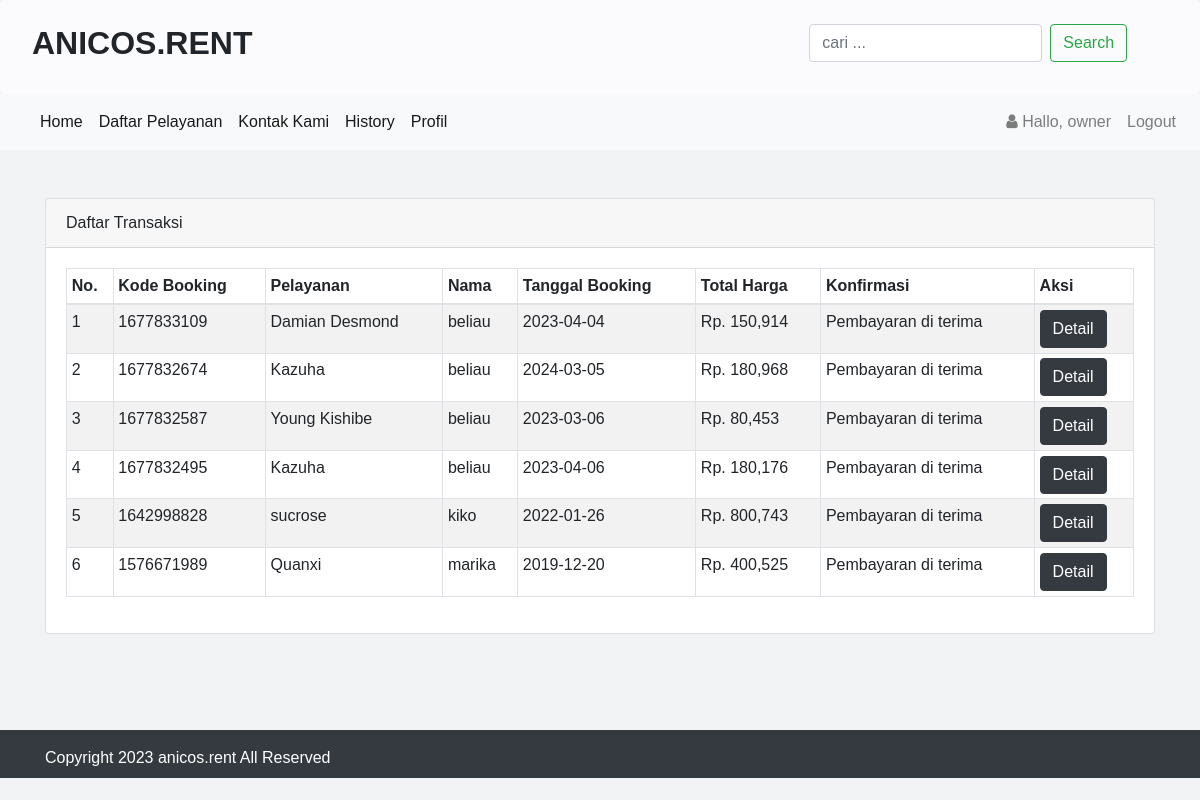
Screenshot of /history.php (signed in) with the database file from the repository.
### tables this page shows
CREATE TABLE `infoweb` (
  `id` int(11) NOT NULL,
  `nama_rental` varchar(255) DEFAULT NULL,
  `telp` varchar(15) DEFAULT NULL,
  `alamat` text,
  `email` varchar(255) DEFAULT NULL,
  `no_rek` text,
  `updated_at` timestamp NOT NULL DEFAULT CURRENT_TIMESTAMP
);

CREATE TABLE `booking` (
  `id_booking` int(11) NOT NULL,
  `kode_booking` varchar(255) NOT NULL,
  `id_login` int(11) NOT NULL,
  `id_mobil` int(11) NOT NULL,
  `ktp` varchar(255) NOT NULL,
  `nama` varchar(255) NOT NULL,
  `alamat` varchar(255) NOT NULL,
  `no_tlp` varchar(15) NOT NULL,
  `tanggal` varchar(255) NOT NULL,
  `lama_sewa` int(11) NOT NULL,
  `total_harga` int(11) NOT NULL,
  `konfirmasi_pembayaran` varchar(255) NOT NULL,
  `tgl_input` varchar(255) NOT NULL
);

CREATE TABLE `mobil` (
  `id_mobil` int(11) NOT NULL,
  `no_plat` varchar(255) NOT NULL,
  `merk` varchar(255) NOT NULL,
  `harga` int(255) NOT NULL,
  `deskripsi` varchar(255) NOT NULL,
  `status` varchar(255) NOT NULL,
  `gambar` text NOT NULL
);

### koneksi/koneksi.php (called while the page is built, shortened)
<?php
    $user = 'root';
    $pass = '';
    $koneksi = new PDO("mysql:host=localhost;dbname=rental_anicos", $user, $pass);
    $url = "http://localhost:8000/";
    $sql_web = "SELECT * FROM infoweb WHERE id = 1";
    $row_web = $koneksi->prepare($sql_web);
    $row_web->execute();
    $info_web = $row_web->fetch(PDO::FETCH_OBJ);
?>

### history.php (the view, shortened to what this page needs)
<?php
    require 'koneksi/koneksi.php';
    include 'header.php';
    $hasil = $koneksi->query("SELECT mobil.merk, booking.* FROM booking JOIN mobil ON
    booking.id_mobil=mobil.id_mobil ORDER BY id_booking DESC")->fetchAll();
?>
<br>
<br>
<div class="container">
<div class="row">
    <div class="col-sm-12">
         <div class="card">
            <div class="card-header">
                Daftar Transaksi
            </div>
            <div class="card-body">
                <table class="table table-striped table-bordered table-sm">
                    <thead>
                        <tr>
                            <th>No. </th>
                            <th>Kode Booking</th>
                            <th>Pelayanan</th>
                            <th>Nama </th>
                            <th>Tanggal Booking </th>
                            <th>Total Harga</th>
                            <th>Konfirmasi</th>
                            <th>Aksi</th>
                        </tr>
                    </thead>
                    <tbody>
                        <?php  $no=1; foreach($hasil as $isi){?>
                        <tr>
                            <td><?php echo $no;?></td>
                            <td><?= $isi['kode_booking'];?></td>
                            <td><?= $isi['merk'];?></td>
                            <td><?= $isi['nama'];?></td>
                            <td><?= $isi['tanggal'];?></td>
                            <td>Rp. <?= number_format($isi['total_harga']);?></td>
                            <td><?= $isi['konfirmasi_pembayaran'];?></td>
                            <td>
                                <a class="btn btn-dark" href="bayar.php?id=<?= $isi['kode_booking'];?>"
                                role="button">Detail</a>
                            </td>
                        </tr>
                        <?php $no++;}?>
                    </tbody>
                </table>
           </div>
         </div>
    </div>
</div>
</div>
<br>
<br>
<br>
<?php include 'footer.php';?>

### header.php (shortened to what this page needs)
<!doctype html>
<html lang="en">
  <head>
    <link rel="stylesheet" href="assets/css/bootstrap.css" >
    <link rel="stylesheet" href="assets/css/font-awesome.css" >
  </head>
  <body>
    <div class="jumbotron pt-4 pb-4">
        <div class="row">
            <div class="col-sm-8">
                <h2><b style="text-transform:uppercase;"><?= $info_web->nama_rental;?> </b></h2>
            </div>
            <div class="col-sm-4">
                <form class="form-inline" method="get" action="blog.php">
                    <input class="form-control mr-sm-2" type="search" name="cari" placeholder="cari ..." aria-label="Search">
                    <button class="btn btn-outline-success my-2 my-sm-0" type="submit">Search</button>
                </form>
            </div>
        </div>
    </div>
    <nav class="navbar navbar-expand-lg navbar-light bg-light">
        <div class="collapse navbar-collapse" id="navbarTogglerDemo01">
            <ul class="navbar-nav mr-auto mt-2 mt-lg-0">
                <li class="nav-item active">
                    <a class="nav-link" href="index.php">Home <span class="sr-only">(current)</span></a>
                </li>
                <li class="nav-item active">
                    <a class="nav-link" href="blog.php">Daftar Pelayanan</a>
                </li>
                <li class="nav-item active">
                    <a class="nav-link" href="kontak.php">Kontak Kami</a>
                </li>
            <?php if(!empty($_SESSION['USER'])){?>
                <li class="nav-item active">
                    <a class="nav-link" href="history.php">History</a>
                </li>
                <li class="nav-item active">
                    <a class="nav-link" href="profil.php">Profil</a>
                </li>
            <?php }?>
            </ul>
            <?php if(!empty($_SESSION['USER'])){?>
            <ul class="navbar-nav my-2 my-lg-0">
                <li class="nav-item">
                    <a class="nav-link" href="#">
                        <i class="fa fa-user"> </i> Hallo, <?php echo $_SESSION['USER']['nama_pengguna'];?>
                    </a>
                </li>
                <li class="nav-item">
                    <a class="nav-link" onclick="return confirm('Apakah anda ingin logout ?');" href="<?php echo $url;?>admin/logout.php">Logout</a>
                </li>
            </ul>
            <?php }?>
        </div>
    </nav>

### footer.php (shortened to what this page needs)
    <div class="footer mt-4 bg-dark text-white pt-3 pb-2">
      <div class="container">
        Copyright <?= date('Y');?> <?= $info_web->nama_rental;?> All Reserved
      </div>
    </div>
  </body>
</html>

### header.php (style rules this page uses)
html * { font-family: 'Trebuchet MS', sans-serif; }

### rows the page displays
infoweb: nama_rental "ANICOS.RENT", nama_rental "anicos.rent"
booking: kode_booking "1677833109", id_mobil.merk "Damian Desmond", nama "beliau", tanggal "2023-04-04", total_harga "150,914", konfirmasi_pembayaran "Pembayaran di terima"
booking: kode_booking "1677832674", id_mobil.merk "Kazuha", nama "beliau", tanggal "2024-03-05", total_harga "180,968", konfirmasi_pembayaran "Pembayaran di terima"
booking: kode_booking "1677832587", id_mobil.merk "Young Kishibe", nama "beliau", tanggal "2023-03-06", total_harga "80,453", konfirmasi_pembayaran "Pembayaran di terima"
booking: kode_booking "1677832495", id_mobil.merk "Kazuha", nama "beliau", tanggal "2023-04-06", total_harga "180,176", konfirmasi_pembayaran "Pembayaran di terima"
booking: kode_booking "1642998828", id_mobil.merk "sucrose", nama "kiko", tanggal "2022-01-26", total_harga "800,743", konfirmasi_pembayaran "Pembayaran di terima"
booking: kode_booking "1576671989", id_mobil.merk "Quanxi", nama "marika", tanggal "2019-12-20", total_harga "400,525", konfirmasi_pembayaran "Pembayaran di terima"

### other values shown
$_SESSION['USER']['nama_pengguna'] "owner"
